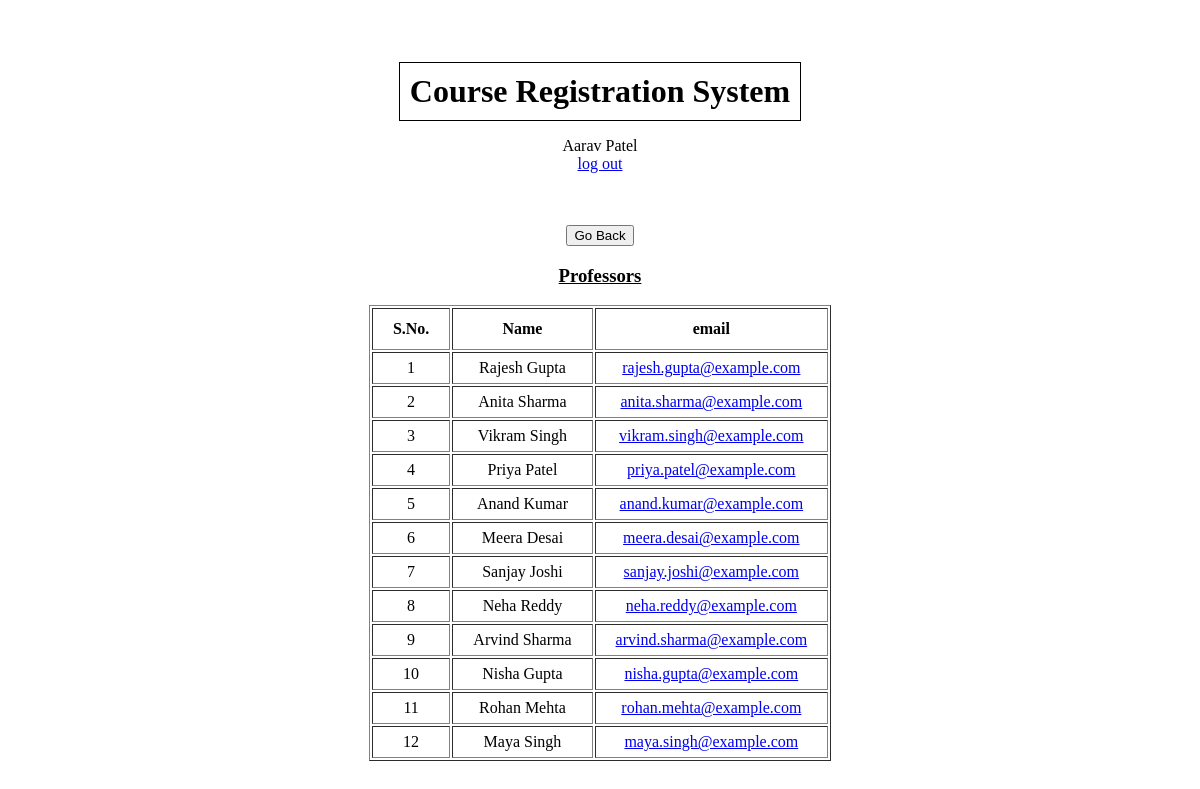
/registrarHome/allProfessors (signed in), run on the app's committed database.
### authentication/models.py (models this page shows)
class User(AbstractUser):
    PROFESSOR = 'Professor'
    STUDENT = 'Student'
    REGISTRAR='Registrar'
    ROLE_CHOICES = (
        (PROFESSOR, 'Professor'),
        (STUDENT, 'Student'),
        (REGISTRAR, 'Registrar'),
    )
    role = models.CharField(max_length=30, choices=ROLE_CHOICES, default='Student')
    email = models.EmailField(unique=True)
    username=None
    USERNAME_FIELD = 'email'
    registration_status=models.BooleanField(default=False)
    REQUIRED_FIELDS = []
    first_name = models.CharField(max_length=20)
    last_name = models.CharField(max_length=20)
    course_count=models.IntegerField(default=0)
    objects = CustomUserManager()

### registrar/views.py (the view)
# urls.py: path('registrarHome/allProfessors', registrar.views.all_professors, name='allProfessors'),
@login_required
def all_professors(request):
    professors=User.objects.filter(role='Professor')
    return render(request, 'registrar/all_professors.html', {'professors': professors})

### templates/registrar/all_professors.html (shortened to what this page needs)
{% extends 'base.html' %}
{% block content %}
    <button onclick='goBack()'>Go Back</button>
    <br>
    <div>
        <h3><u>Professors</u></h3>
    </div>
    <div>
        <table border="1" style="margin: 10px auto; text-align: center;">
            <thead>
                <tr>
                    <th style="height: 30px;">S.No.</th>
                    <th>Name</th>
                    <th>email</th>
                </tr>
            </thead>
            <tbody>
            {% for prof in professors %}
                <tr>
                    <td style="height: 20px;">{{forloop.counter}}</td>
                    <td>{{prof.first_name}} {{prof.last_name}}</td>
                    <td><a href="mailto:{{prof.email}}">{{prof.email}}</a></td>
                </tr>
            {% endfor %}
            </tbody>
        </table>
    </div>
    <br><br><br><br><br>
{% endblock content %}

### templates/base.html (shortened to what this page needs)
<!DOCTYPE html>
<html lang="en">
    <head>
    </head>
    <body>
        <br><br><br>
        <h1>Course Registration System</h1>
        {%  if user.is_authenticated %}
            <p>
                {{user.first_name}} {{user.last_name}}<br><a href="{% url 'logout' %}">log out</a>
                <br><br><br>
            </p>
        {% endif %}
        {% block content %} {% endblock content %}
    </body>
</html>

### templates/base.html (style rules this page uses)
body { text-align: center; / }
h1 { display: inline-block; border: 1px solid black; padding: 10px; margin: 0 auto; }
th, td { padding: 5px; padding-left: 20px; padding-right: 20px; }

### data on the page
User: first_name "Aarav", last_name "Patel"
User: first_name "Rajesh", last_name "Gupta", email "rajesh.gupta@example.com"
User: first_name "Anita", last_name "Sharma", email "anita.sharma@example.com"
User: first_name "Vikram", last_name "Singh", email "vikram.singh@example.com"
User: first_name "Priya", last_name "Patel", email "priya.patel@example.com"
User: first_name "Anand", last_name "Kumar", email "anand.kumar@example.com"
User: first_name "Meera", last_name "Desai", email "meera.desai@example.com"
User: first_name "Sanjay", last_name "Joshi", email "sanjay.joshi@example.com"
User: first_name "Neha", last_name "Reddy", email "neha.reddy@example.com"
User: first_name "Arvind", last_name "Sharma", email "arvind.sharma@example.com"
User: first_name "Nisha", last_name "Gupta", email "nisha.gupta@example.com"
User: first_name "Rohan", last_name "Mehta", email "rohan.mehta@example.com"
User: first_name "Maya", last_name "Singh", email "maya.singh@example.com"
